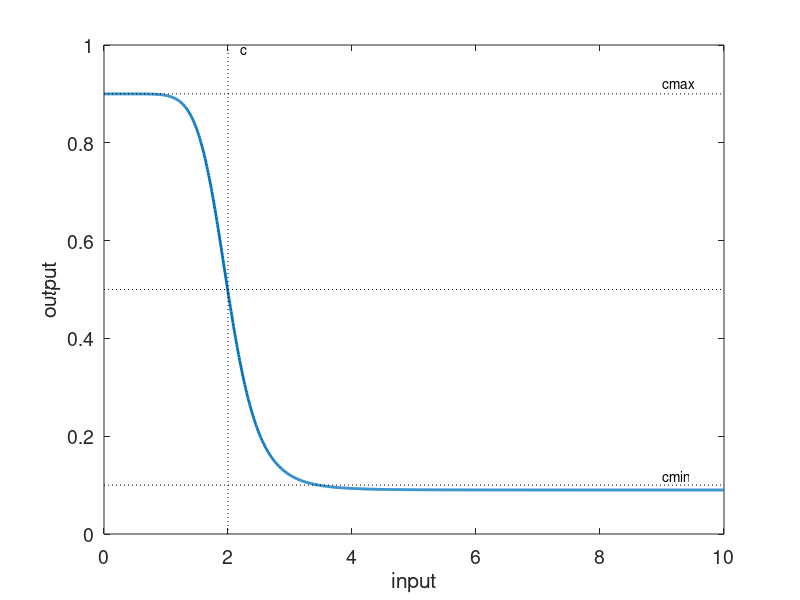

Reproduce this figure in MATLAB.
%% Plot Sigmoidal Probability Function

cmin = .1; % minimum value
cmax = .9; % maximum value
c = 2; % constant at half maximal
k = 8; % Hill coefficient (steepness)

x = 0:.01:10; %input

y = cmax*((1-cmin)*c^k./(c^k+x.^k)+cmin); %output


figure(1)
plot(x,y,'linewidth',2)
hold on
plot([x(1) x(end)],[0.5 0.5],'k:')
plot([c c],[0 1],'k:')
plot([x(1) x(end)],[cmin cmin],'k:')
plot([x(1) x(end)],[cmax cmax],'k:')
hold off
text(c*1.1,0.99,'c')
text(0.9*x(end),cmin+.2*cmin,'cmin')
text(0.9*x(end),cmax+.2*cmin,'cmax')
set(gca,'fontsize',14)
xlabel('input')
ylabel('output')
